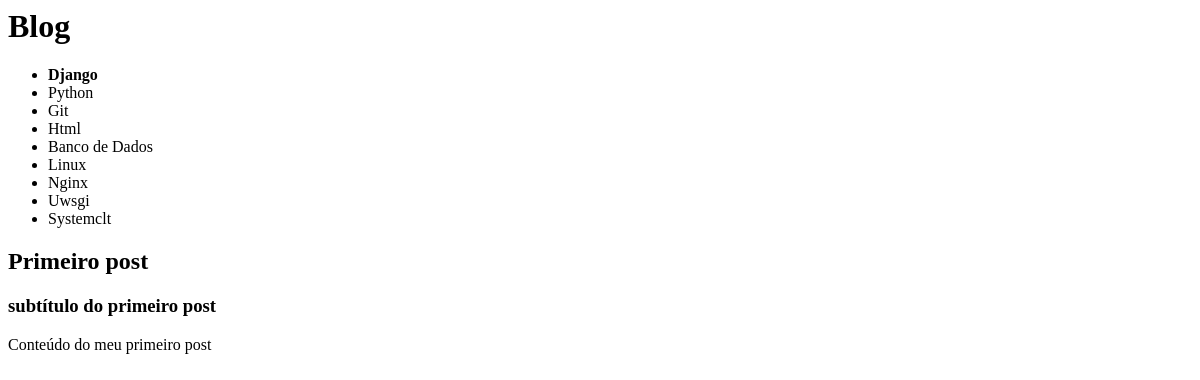
The page /blog/ on the database as committed earlier.
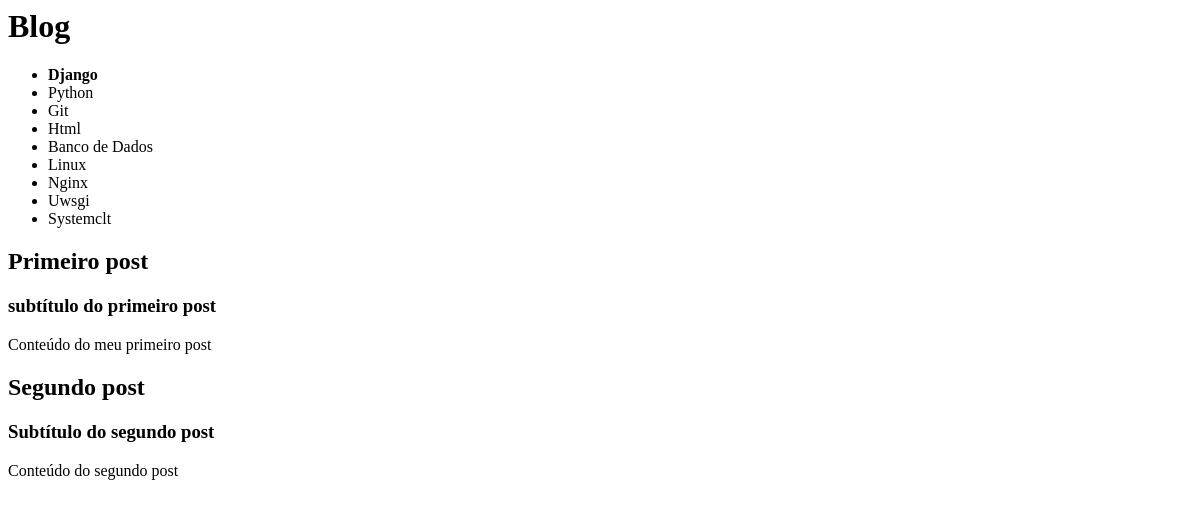
The same page on the database as committed later.
### website/models.py (models this page shows, shortened)
class Post(models.Model):
    title = models.CharField(max_length=100)
    sub_title = models.CharField(max_length=200)
    content = models.TextField()
    categories = models.CharField(
        max_length=2,
        choices=Categorias.choices,
        default=Categorias.GR,
    )

### website/views.py (the view)
# urls.py: path('', hello_blog),
def hello_blog(request):
    tecnologias = ['Django', 'Python', 'Git', 'Html', 'Banco de Dados',
                   'Linux', 'Nginx','Uwsgi','Systemclt']
    list_posts = Post.objects.all()
    data = {
        'name': 'Curso Django 3',
        'lista': tecnologias,
        'posts': list_posts }
    return render(request, 'index.html', data)

### website/templates/index.html
<h1>Blog</h1>
<ul>
{% for item in lista %}
    {% if item == 'Django' %}
        <li><b>{{ item }}</b></li>
    {% else %}
        <li>{{ item }}</li>
    {% endif %}
{% endfor %}
</ul>
{% for post in posts %}
    <h2>{{ post.title }}</h2>
    <h3>{{ post.sub_title }}</h3>
    <p>{{ post.content }}</p>
{% endfor %}

Rows that differ between the two databases and show on the page:
added Post: title "Segundo post", sub_title "Subtítulo do segundo post", content "Conteúdo do segundo post"
